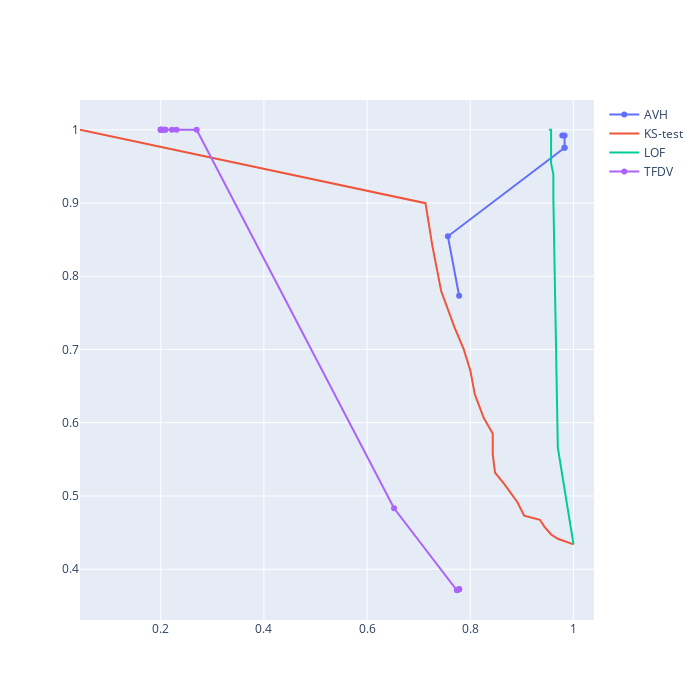

The notebook cell this image was saved under:
### Code cell
fig = go.Figure()

fig.add_scatter(x=metrics_avh["recall"], y=metrics_avh["precision"], name="AVH")
fig.add_scatter(x=metrics_ks["recall"], y=metrics_ks["precision"], name="KS-test")
fig.add_scatter(x=metrics_lof["recall"], y=metrics_lof["precision"], name="LOF")
fig.add_scatter(x=metrics_tfdv["recall"], y=metrics_tfdv["precision"], name="TFDV")
fig.update_layout(width=700, height=700)
